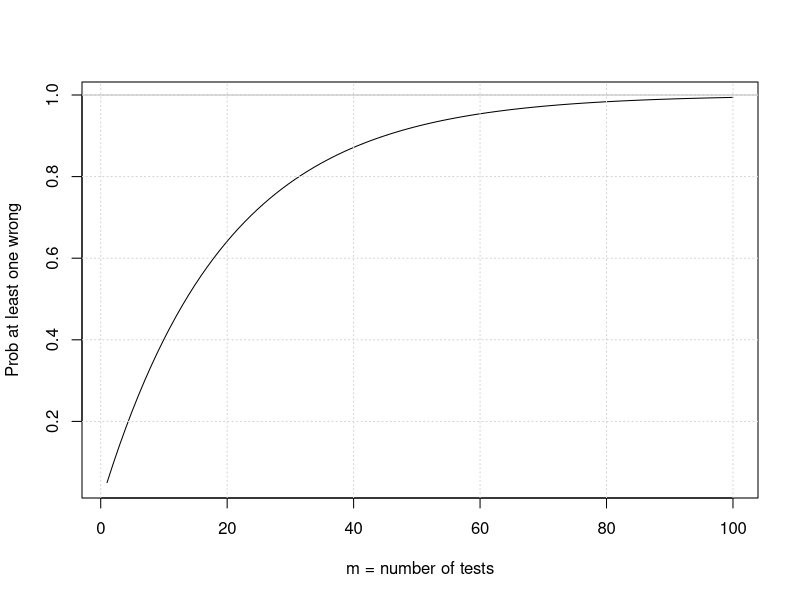
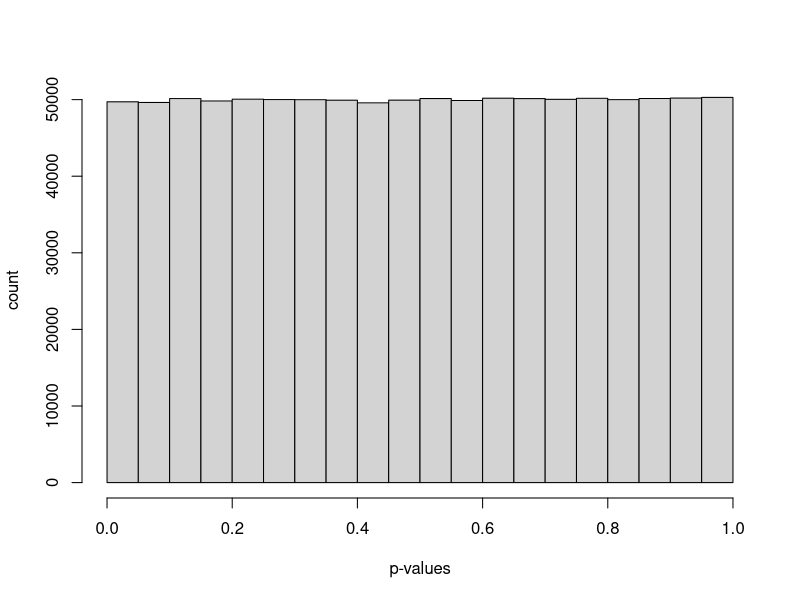
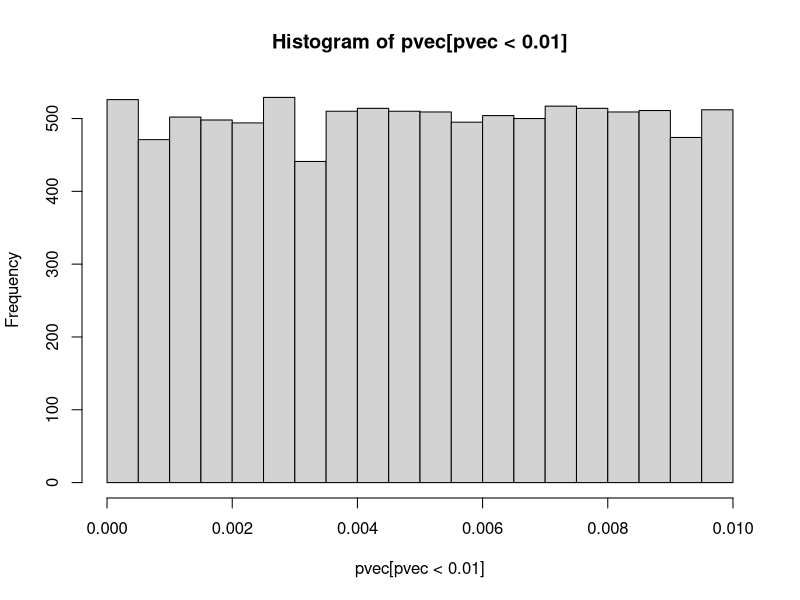

These figures' R source, in order:
## ---- chunk 1

alpha = 0.05

Patleastonemistake = function(m) {1 - (1-alpha)^m}

curve(Patleastonemistake,from = 1, to=100, ylab="Prob at least one wrong", xlab="m = number of tests")
grid()
abline(h=1,col='gray')


## ---- chunk 2

pvec = runif(1e6)
hist(pvec,20, xlab = "p-values", ylab="count",main="")

hist(pvec[pvec<0.01])

